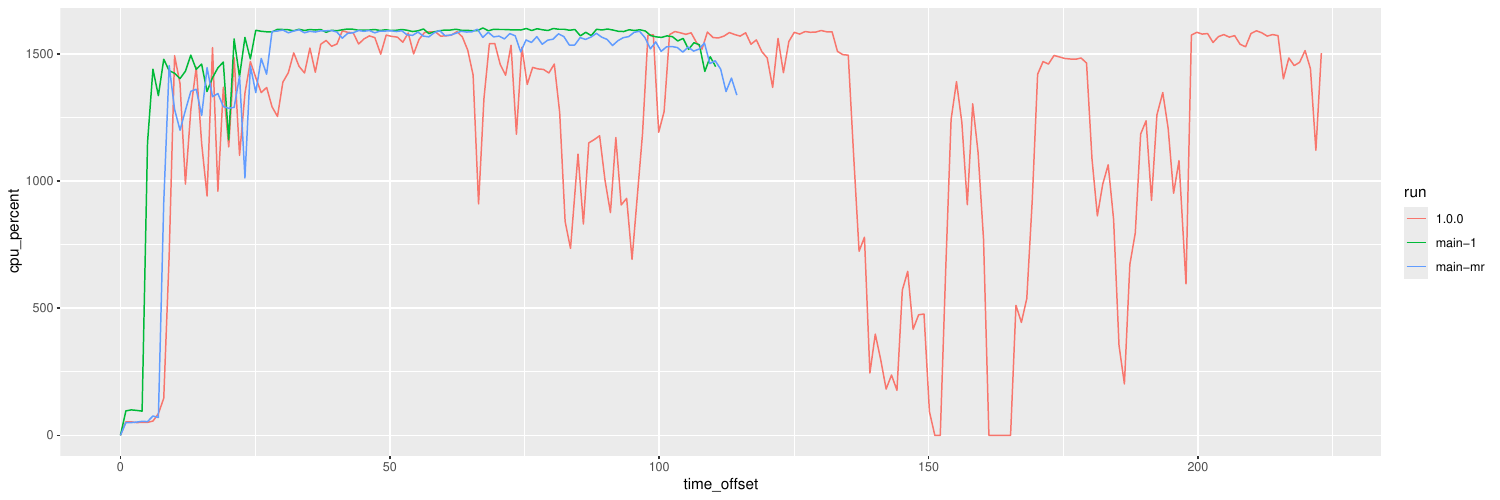

Generate this figure with R:
run1 <- readr::read_tsv("log-sf100-2024-08-21T18:54:24.268973+00:00.tsv")
run1$run <- '1.0.0'
run2 <- readr::read_tsv("log-sf100-2024-08-21T19:18:13.127807+00:00.tsv")
run2$run <- 'main-mr'
run3 <- readr::read_tsv("log-sf100-2024-08-21T19:12:27.119128+00:00.tsv")
run3$run <- 'main-1'
runs <- rbind(run1, run2, run3)

library(ggplot2)
pdf("plot.pdf", height=5, width=15)
ggplot(runs, aes(x=time_offset, y=cpu_percent, colour=run)) + geom_line()
dev.off()